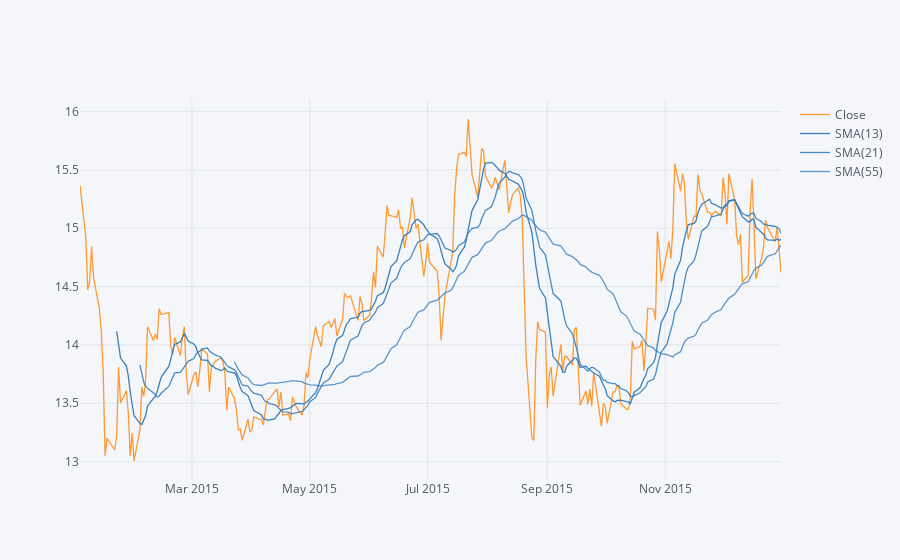

The notebook cell saved with this chart:
### Markdown cell above
** Use .ta_plot(study='sma') to create a Simple Moving Averages plot of Morgan Stanley for the year 2015.**

### Code cell
Morgan_ = BankOA['Close'].sort_index().loc['2015-01-01':'2016-01-01']
Morgan_.ta_plot(study='sma', periods=[13, 21, 55], title='Simple Moving Averages')

### Figure 1 — Plotly figure (JSON) as saved in the notebook; plotly's stock layout.template omitted (floating-point values rounded to 4 significant figures; data arrays with more than 128 entries replaced by an {"elided": "..."} marker saying what was removed)
{"data": [{"line": {"color": "rgba(255, 153, 51, 1.0)", "dash": "solid", "shape": "linear", "width": 1.3}, "mode": "lines", "name": "Close", "text": "", "type": "scatter", "x": {"elided": "252 str values"}, "y": {"elided": "252 float values"}}, {"line": {"color": "rgba(55, 128, 191, 1.0)", "dash": "solid", "shape": "linear", "width": 1.3}, "mode": "lines", "name": "SMA(13)", "text": "", "type": "scatter", "x": {"elided": "252 str values"}, "y": {"elided": "252 mixed values"}}, {"line": {"color": "rgba(55, 128, 191, 0.8999999999999999)", "dash": "solid", "shape": "linear", "width": 1.3}, "mode": "lines", "name": "SMA(21)", "text": "", "type": "scatter", "x": {"elided": "252 str values"}, "y": {"elided": "252 mixed values"}}, {"line": {"color": "rgba(55, 128, 191, 0.7999999999999998)", "dash": "solid", "shape": "linear", "width": 1.3}, "mode": "lines", "name": "SMA(55)", "text": "", "type": "scatter", "x": {"elided": "252 str values"}, "y": {"elided": "252 mixed values"}}], "layout": {"legend": {"bgcolor": "#F5F6F9", "font": {"color": "#4D5663"}}, "paper_bgcolor": "#F5F6F9", "plot_bgcolor": "#F5F6F9", "title": {"font": {"color": "#4D5663"}}, "xaxis": {"gridcolor": "#E1E5ED", "showgrid": true, "tickfont": {"color": "#4D5663"}, "title": {"font": {"color": "#4D5663"}, "text": ""}, "zerolinecolor": "#E1E5ED"}, "yaxis": {"gridcolor": "#E1E5ED", "showgrid": true, "tickfont": {"color": "#4D5663"}, "title": {"font": {"color": "#4D5663"}, "text": ""}, "zerolinecolor": "#E1E5ED"}}}
